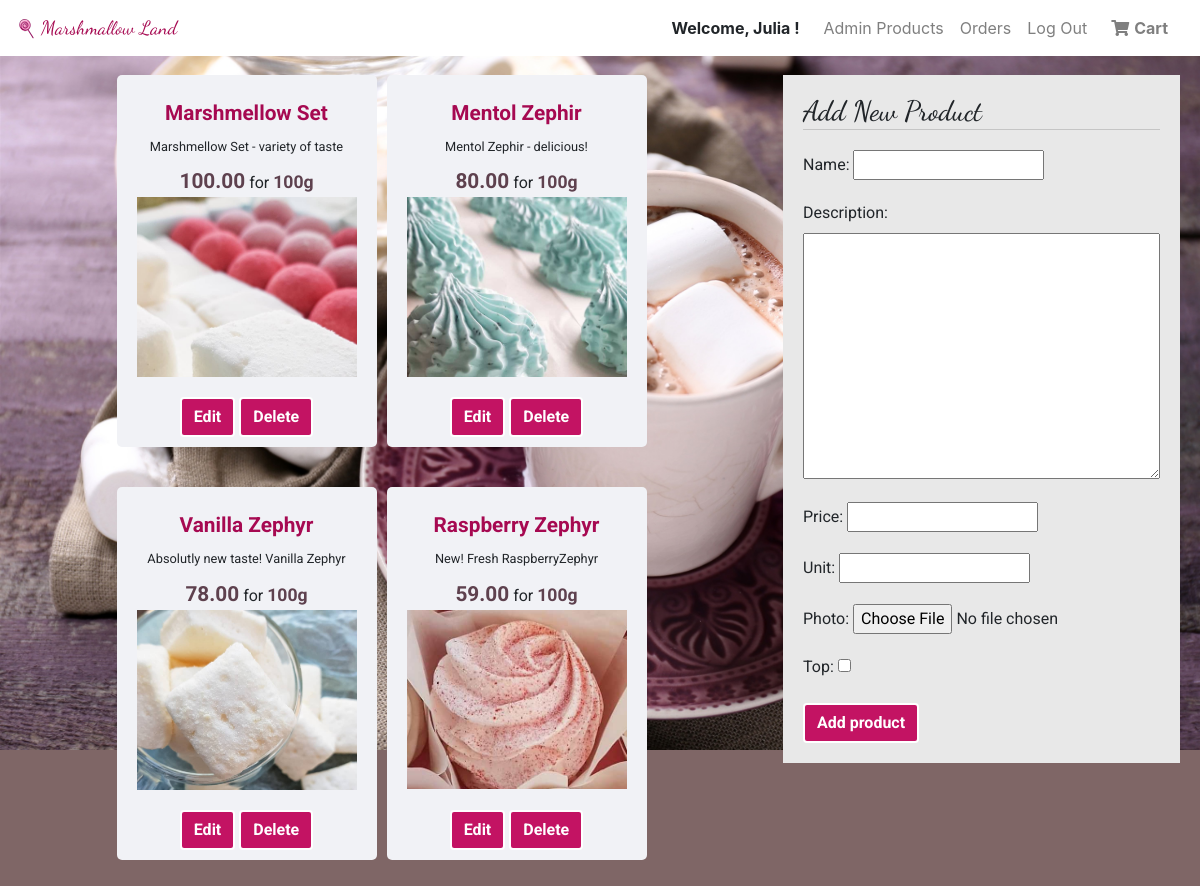
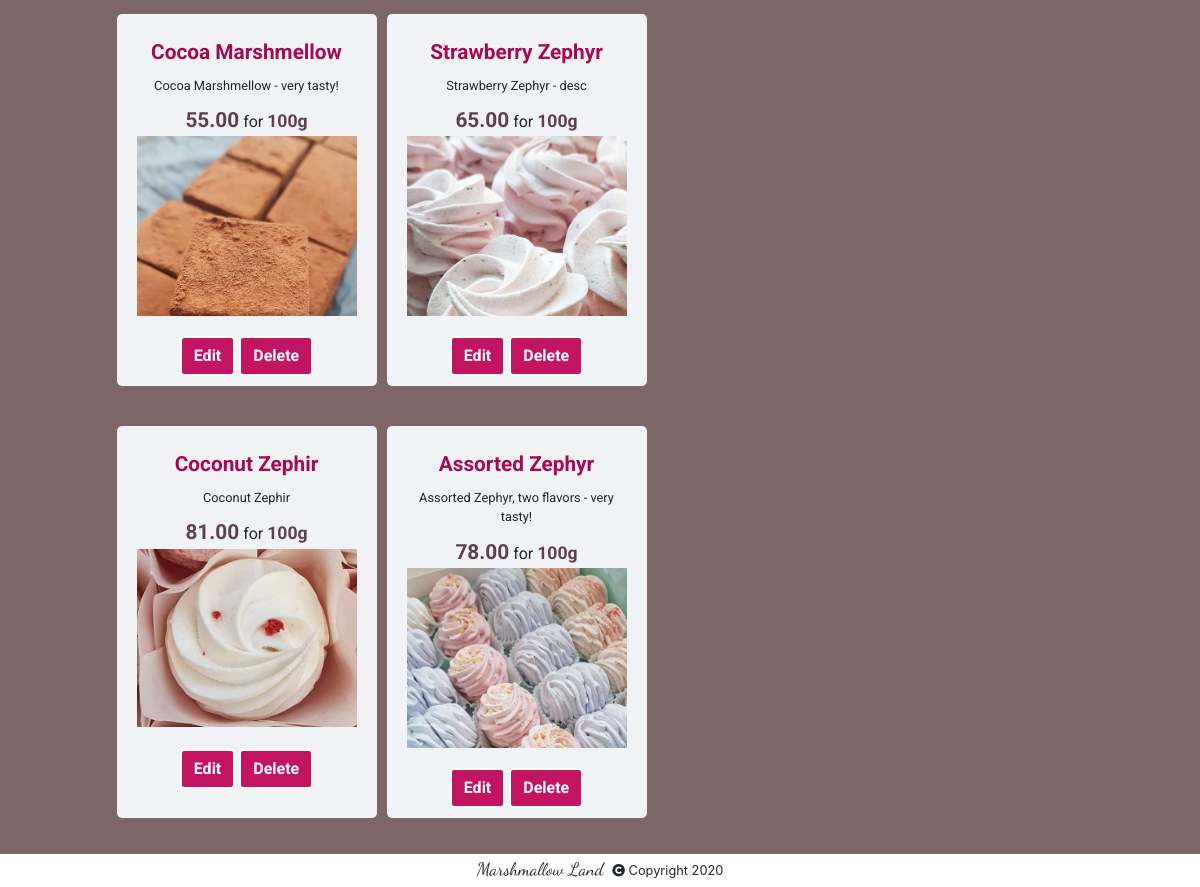
The app's page /admin_products (signed in) with its own data (2 pictures, top to bottom).
### shop/models.py (models this page shows, shortened)
class User(AbstractUser):
	phone = models.CharField(max_length=13)
	pass

class Product(models.Model):
	name = models.CharField(max_length=100,blank=False)
	description = models.TextField(blank=True)
	price = models.DecimalField(max_digits=10, decimal_places=2)
	unit = models.CharField(max_length=12)
	photo = models.ImageField(upload_to = 'pic_folder', default = 'pic_folder/None/no-img.jpg')
	top = models.BooleanField(default = False)

### shop/views.py (the view)
# urls.py: path("admin_products", views.admin_products, name="admin_products"),
@csrf_exempt
@login_required
def admin_products(request):
	if request.method == "POST":
		form = ProductForm(request.POST, request.FILES)
		if form.is_valid():
			form.save()
			clear_form = ProductForm()
			products = Product.objects.all()
			products = products.order_by("-id").all()
			return redirect("admin_products")
		else:
			return render(request, "shop/admin_products.html", {'form': form, 'message': "Form is invalid"})
	else:
		clear_form = ProductForm()
		products = Product.objects.all()
		products = products.order_by("-id").all()
		return render(request, "shop/admin_products.html", {'form': clear_form, 'products': products})

### shop/forms.py
class ProductForm(forms.ModelForm):
    class Meta:
        model = Product
        fields = ('name', 'description', 'price', 'unit', 'photo', 'top',)

### shop/templates/shop/admin_products.html (shortened to what this page needs)
{% extends "shop/layout.html" %}
{% block body %}
	{% if user.is_staff %}
	<div id="admin_div">
		<div id="products_list">
			<ul>
			{% for product in products %}
				<li data-id="{{ product.id }}">
					<div class="product_name_div">{{ product.name }}</div>
					<div class="product_description_div">{{ product.description }}</div>
					<div class="product_price_div"><span class="product_price_span">{{ product.price }}</span> for <span class="product_unit_span">{{ product.unit }}</span></div>
					<div class="product_photo_div"><img src="{{ product.photo.url }}" ></div>
					<div class="product_buttons_div">
						<a class="btn btn-primary" href="{% url 'edit_product' product_id=product.id %}">Edit</a>
						<button class="delete_button btn btn-primary">Delete</button>
					</div>
				</li>
			{% endfor %}
			</ul>
		</div>
		<div>
			<form id="add_product" method="post" enctype="multipart/form-data">{% csrf_token %}
				<h3>Add New Product</h3>
				{{ form.as_p }}
				<button type="submit" class="save btn btn-primary">Add product</button>
			</form>
		</div>
	</div>
	{% else %}
		Forbidden! You are not staff!
    {% endif %}
{% endblock %}

### shop/templates/shop/layout.html (shortened to what this page needs)
{% load static %}
<!DOCTYPE html>
<html lang="en">
    <head>
       <link rel="stylesheet" href="https://stackpath.bootstrapcdn.com/bootstrap/4.4.1/css/bootstrap.min.css">
		<link rel="stylesheet" href="https://use.fontawesome.com/releases/v5.8.1/css/all.css">
        <link href="{% static 'shop/styles.css' %}" rel="stylesheet">
        <link href="{% static 'shop/media.css' %}" rel="stylesheet">
		<link href="{% static 'shop/slick/slick.css' %}" rel="stylesheet" type="text/css"/>
		<link href="{% static 'shop/slick/slick-theme.css' %}" rel="stylesheet" type="text/css"/>
   </head>
    <body>
        <nav class="navbar navbar-expand-md navbar-light bg-white">
            <a class="navbar-brand" href="{% url 'index' %}">Marshmallow Land</a>
            <div>
              <ul class="navbar-nav mr-auto">
                {% if user.is_authenticated %}
                    <li class="nav-item">
                        <span><strong> Welcome, {{ user.first_name }} !</strong></span>
                    </li>
					{% if user.is_staff %}
						<li class="nav-item">
							<a class="nav-link" href="{% url 'admin_products' %}">Admin Products</a>
						</li>
					{% endif %}
					<li class="nav-item">
						<a id="orders_link" href="{% url 'orders' %}" class="nav-link">Orders</a>
					</li>
                     <li class="nav-item">
                        <a class="nav-link" href="{% url 'logout' %}">Log Out</a>
                    </li>
				{% else %}
                    <li class="nav-item">
                        <a class="nav-link" href="{% url 'login' %}">Log In</a>
                    </li>
                {% endif %}
              </ul>
            </div>
                   <a id="cart_link" class="nav-link" href="{% url 'cart' %}">Cart</a>
         </nav>
        <div class="body">
            {% block body %}
            {% endblock %}
        </div>
		<footer>
			<div id="footer_copyright">
					<span>Marshmallow Land</span>
					<i class="fa fa-copyright" aria-hidden="true"></i> Copyright 2020
			</div>
		</footer>
    </body>
</html>

### shop/static/shop/styles.css (style rules this page uses)
html { height: 100%; }
body { display: flex; flex-direction: column; align-items: stretch; justify-content: space-between; height: 100%; background: #7f6666; }
.body { font-family: 'Roboto', sans-serif; background:#7f6666 url(img/bg_body.jpg) no-repeat; background-size: 100%; padding: 55px 0 0 0; }
h1,h2,h3 { font-family: 'Dancing Script', cursive; }
.navbar { position: fixed; width:100%; display: flex; justify-content: space-between; z-index:10; }
.navbar > div { flex-grow:1; }
.navbar-nav { justify-content: flex-end; }
.nav-item a { cursor:pointer; }
.nav-item span { padding: .5rem 1rem; display: block; }
.navbar-light .navbar-brand { padding-left:25px; background:url(img/point.png) 0 no-repeat; font-family: 'Dancing Script', cursive; font-size: 1.2em; color: #a60951; }
#admin_div { display: flex; justify-content: space-between; }
#admin_div h3, #user_cart_form h3 { margin-bottom: 20px; border-bottom: 1px solid #c5c5c5; }
#add_product { background: #e8e8e8; padding: 20px; margin: 20px; }
#products_list { margin:0 40px; }
#products_list ul { list-style-type: none; display: flex; flex-flow: wrap; padding-left:0; justify-content: center; }
#products_list ul li { margin: 20px 5px; width: 300px; height: 454px; background: url(img/bg_product.png) no-repeat; background-size: contain; padding: 40px 20px; text-align: center; }
.product_name_div { font-weight: bold; font-size: 1.3em; margin: 15px 0 10px 0; color: #a60951; line-height: 1.3; }
.product_description_div { font-size: 0.8em; }
.product_price_div { margin-top:10px; }
.product_photo_div { width: 220px; height: 180px; margin: 0 auto; background-size: cover; }
.product_photo_div img { width:100%; }
#admin_div #products_list ul li { width: auto; height: auto; max-width:260px; padding: 10px 20px; background: #f1f2f6; border-radius: 5px; }
#admin_div .product_photo_div { overflow:hidden; }
.product_price_span { font-weight: bold; font-size: 1.3em; color: #5e414e; }
.product_unit_span { font-size: 1.1em; font-weight: bold; color: #5e414e; }
.product_buttons_div { margin-top:20px; font-weight: bold; vertical-align: middle; }
.product_buttons_div button, .btn, .btn-primary { font-weight: bold; border: 2px solid #fff; background: #c31363; cursor: pointer; color:white; }
#cart_link { position:relative; font-weight:bold; color: rgba(0,0,0,.5); }
#cart_link:before { content:'\f07a'; font-family: "Font Awesome 5 Free"; font-weight: 900; margin-right: 5px; }
footer { padding:3px 10px; text-align:center; background: #fff; }
#footer_copyright { font-size: 0.8em; }
#footer_copyright span { font-family: 'Dancing Script', cursive; font-size: 1.4em; margin-right:5px; }

### records on screen
User: first_name "Julia"
Product: name "Marshmellow Set", description "Marshmellow Set - variety of taste", price "100.00", unit "100g", photo (picture)
Product: name "Mentol Zephir", description "Mentol Zephir - delicious!", price "80.00", unit "100g", photo (picture)
Product: name "Vanilla Zephyr", description "Absolutly new taste! Vanilla Zephyr", price "78.00", unit "100g", photo (picture)
Product: name "Raspberry Zephyr", description "New! Fresh RaspberryZephyr", price "59.00", unit "100g", photo (picture)
Product: name "Cocoa Marshmellow", description "Cocoa Marshmellow - very tasty!", price "55.00", unit "100g", photo (picture)
Product: name "Strawberry Zephyr", description "Strawberry Zephyr - desc", price "65.00", unit "100g", photo (picture)
Product: name "Coconut Zephir", description "Coconut Zephir", price "81.00", unit "100g", photo (picture)
Product: name "Assorted Zephyr", description "Assorted Zephyr, two flavors - very tasty!", price "78.00", unit "100g", photo (picture)
